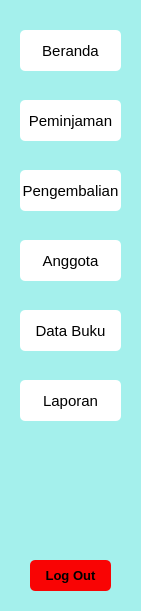
   <widget class="QWidget" name="widget_2" native="true">
    <property name="geometry">
     <rect>
      <x>0</x>
      <y>100</y>
      <width>141</width>
      <height>611</height>
     </rect>
    </property>
    <property name="styleSheet">
     <string notr="true">background-color:rgba(164, 240, 236, 1);</string>
    </property>
    <widget class="QPushButton" name="btn_1">
     <property name="geometry">
      <rect>
       <x>20</x>
       <y>30</y>
       <width>101</width>
       <height>41</height>
      </rect>
     </property>
     <property name="font">
      <font>
       <pointsize>11</pointsize>
       <bold>false</bold>
      </font>
     </property>
     <property name="mouseTracking">
      <bool>true</bool>
     </property>
     <property name="styleSheet">
      <string notr="true">QPushButton {
	background-color:rgba(255, 255, 255, 1);
	border-radius:5px;
	border: 0px solid;
}

QPushButton:hover {
	background-color: rgb(85, 170, 255);
}</string>
     </property>
     <property name="text">
      <string>Beranda</string>
     </property>
    </widget>
    <widget class="QPushButton" name="btn_2">
     <property name="geometry">
      <rect>
       <x>20</x>
       <y>100</y>
       <width>101</width>
       <height>41</height>
      </rect>
     </property>
     <property name="font">
      <font>
       <pointsize>11</pointsize>
       <bold>false</bold>
      </font>
     </property>
     <property name="styleSheet">
      <string notr="true">QPushButton {
	background-color:rgba(255, 255, 255, 1);
	border-radius:5px;
	border: 0px solid;
}
QPushButton:hover {
	background-color: rgb(85, 170, 255);
}</string>
     </property>
     <property name="text">
      <string>Peminjaman</string>
     </property>
    </widget>
    <widget class="QPushButton" name="btn_3">
     <property name="geometry">
      <rect>
       <x>20</x>
       <y>170</y>
       <width>101</width>
       <height>41</height>
      </rect>
     </property>
     <property name="font">
      <font>
       <pointsize>11</pointsize>
       <bold>false</bold>
      </font>
     </property>
     <property name="styleSheet">
      <string notr="true">QPushButton {
	background-color:rgba(255, 255, 255, 1);
	border-radius:5px;
	border: 0px solid;
}
QPushButton:hover {
	background-color: rgb(85, 170, 255);
}</string>
     </property>
     <property name="text">
      <string>Pengembalian</string>
     </property>
    </widget>
    <widget class="QPushButton" name="btn_4">
     <property name="geometry">
      <rect>
       <x>20</x>
       <y>240</y>
       <width>101</width>
       <height>41</height>
      </rect>
     </property>
     <property name="font">
      <font>
       <pointsize>11</pointsize>
       <bold>false</bold>
      </font>
     </property>
     <property name="styleSheet">
      <string notr="true">QPushButton {
	background-color:rgba(255, 255, 255, 1);
	border-radius:5px;
	border: 0px solid;
}
QPushButton:hover {
	background-color: rgb(85, 170, 255);
}</string>
     </property>
     <property name="text">
      <string>Anggota</string>
     </property>
    </widget>
    <widget class="QPushButton" name="btn_5">
     <property name="geometry">
      <rect>
       <x>20</x>
       <y>310</y>
       <width>101</width>
       <height>41</height>
      </rect>
     </property>
     <property name="font">
      <font>
       <pointsize>11</pointsize>
       <bold>false</bold>
      </font>
     </property>
     <property name="styleSheet">
      <string notr="true">QPushButton {
	background-color:rgba(255, 255, 255, 1);
	border-radius:5px;
	border: 0px solid;
}
QPushButton:hover {
	background-color: rgb(85, 170, 255);
}</string>
     </property>
     <property name="text">
      <string>Data Buku</string>
     </property>
    </widget>
    <widget class="QPushButton" name="btn_6">
     <property name="geometry">
      <rect>
       <x>20</x>
       <y>380</y>
       <width>101</width>
       <height>41</height>
      </rect>
     </property>
     <property name="font">
      <font>
       <pointsize>11</pointsize>
       <bold>false</bold>
      </font>
     </property>
     <property name="styleSheet">
      <string notr="true">QPushButton {
	background-color:rgba(255, 255, 255, 1);
	border-radius:5px;
	border: 0px solid;
}
QPushButton:hover {
	background-color: rgb(85, 170, 255);
}</string>
     </property>
     <property name="text">
      <string>Laporan</string>
     </property>
    </widget>
    <widget class="QPushButton" name="btn_7">
     <property name="geometry">
      <rect>
       <x>30</x>
       <y>560</y>
       <width>81</width>
       <height>31</height>
      </rect>
     </property>
     <property name="font">
      <font>
       <pointsize>10</pointsize>
       <bold>true</bold>
      </font>
     </property>
     <property name="styleSheet">
      <string notr="true">QPushButton {
	background-color:rgba(249, 4, 4, 1);
	border-radius:5px;;
	border: 0px solid;
}
QPushButton:hover {
	background-color: rgb(170, 0, 0);
}</string>
     </property>
     <property name="text">
      <string>Log Out</string>
     </property>
    </widget>
   </widget>
